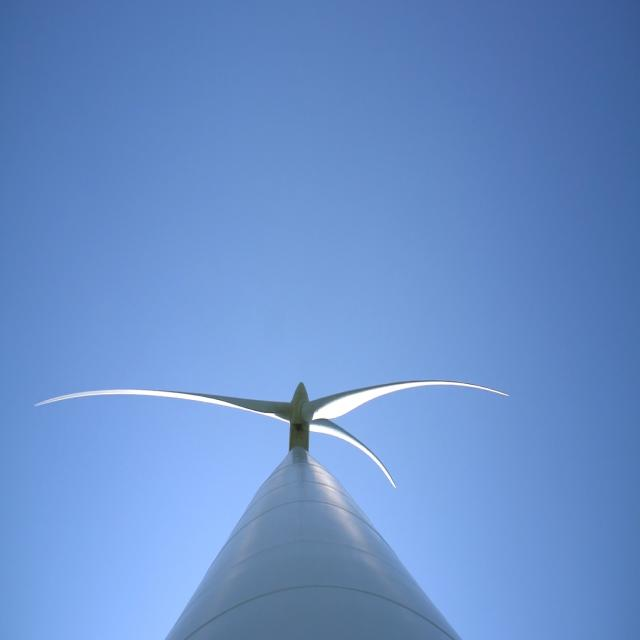
#> input picture YOLO/test/images/MAH02363_MP4-0013_jpg.rf.8d02def2e3b505f72d4e6aa623b5ec39.jpg, 640 x 640 px, given in place of MAH02371.MP4, which was not available
$ python Blade_Detect.py
#> lines starting #> are read from the running program, lines starting #| are printed output that depends on the picture; after the words box and inside, x2 and y2 are one past the last pixel; in counts of white or black regions, pixels touching at a corner belong together; pictures that were not available may be replaced by others from this repository, and a replacement may not be noted
import cv2
import numpy as np

# Load the video
video_path = "C:\\Users\\daouiaouissem\\Desktop\\Test_Technique\\DataPart2\\DataPart2\\MAH02371.MP4"

cap = cv2.VideoCapture(video_path)

# Pre-process Each Frame
def preprocess_frame(frame):
    gray = cv2.cvtColor(frame, cv2.COLOR_BGR2GRAY)
    blurred = cv2.GaussianBlur(gray, (5, 5), 0)
    edges = cv2.Canny(blurred, 50, 150)
    return edges

# Detect Contours
def detect_contours(edges):
    contours, _ = cv2.findContours(edges, cv2.RETR_TREE, cv2.CHAIN_APPROX_SIMPLE)
    return contours

# Identify the Blades
def filter_blades(contours):
    blades = []
    for contour in contours:
        approx = cv2.approxPolyDP(contour, 0.02 * cv2.arcLength(contour, True), True)
        if len(approx) == 4:  # Assuming blades are roughly quadrilateral
            blades.append(contour)
    return blades

# Calculate the angle of a point relative to the hub
def calculate_angle(centroid, hub_position):
    return np.arctan2(centroid[1] - hub_position[1], centroid[0] - hub_position[0])

# Assign number  to Blades
def assign_blade_ids(blades, hub_position, last_angles):
    blade_ids = []
    current_angles = []

    for blade in blades:
        M = cv2.moments(blade)
        if M['m00'] == 0:
            continue
        cx = int(M['m10'] / M['m00'])
        cy = int(M['m01'] / M['m00'])
        centroid = np.array([cx, cy])

        angle = calculate_angle(centroid, hub_position)
        current_angles.append((blade, angle))

    current_angles.sort(key=lambda x: x[1])

    for i, (blade, angle) in enumerate(current_angles):
        if len(last_angles) >= 3:
            previous_angle = last_angles[i % 3][1]
            if abs(angle - previous_angle) < np.pi / 4:
                blade_ids.append((blade, i % 3 + 1))
            else:
                blade_ids.append((blade, i % 3 + 1))
        else:
            blade_ids.append((blade, i % 3 + 1))

    return blade_ids, current_angles

# Visualize the Detected Blades
def draw_blades(frame, blade_ids):
    for blade, blade_id in blade_ids:
        cv2.drawContours(frame, [blade], -1, (0, 255, 0), 3)
        M = cv2.moments(blade)
        if M['m00'] != 0:
            cx = int(M['m10'] / M['m00'])
            cy = int(M['m01'] / M['m00'])
            cv2.putText(frame, f'Blade {blade_id}', (cx, cy), cv2.FONT_HERSHEY_SIMPLEX, 0.6, (255, 0, 0), 2)
    return frame

# Define the codec and create VideoWriter object
fourcc = cv2.VideoWriter_fourcc(*'mp4v')  # Codec for .mp4 files
output_path = 'output_video.mp4'
out = cv2.VideoWriter(output_path, fourcc, 20.0, (int(cap.get(3)), int(cap.get(4))))

previous_blades = {}
hub_position = (int(cap.get(3) / 2), int(cap.get(4) / 2))
last_angles = []

while cap.isOpened():
    ret, frame = cap.read()
#> frame is the input picture: shape (640, 640, 3); mean B, G, R 202.6, 143.8, 105.5
    if not ret:
        break

    edges = preprocess_frame(frame)
#> in preprocess_frame, `gray = cv2.cvtColor(frame, cv2.COLOR_BGR2GRAY)`:
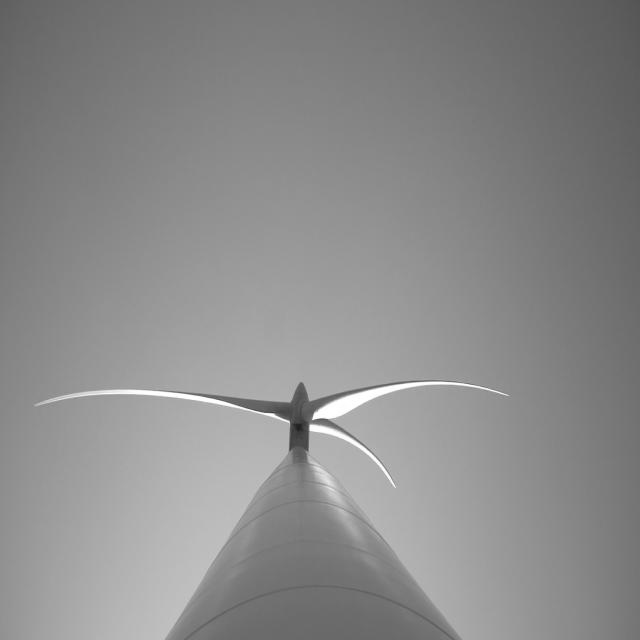
#> gray: shape (640, 640); min 30, max 255, mean 139.1
#> in preprocess_frame, `edges = cv2.Canny(blurred, 50, 150)`:
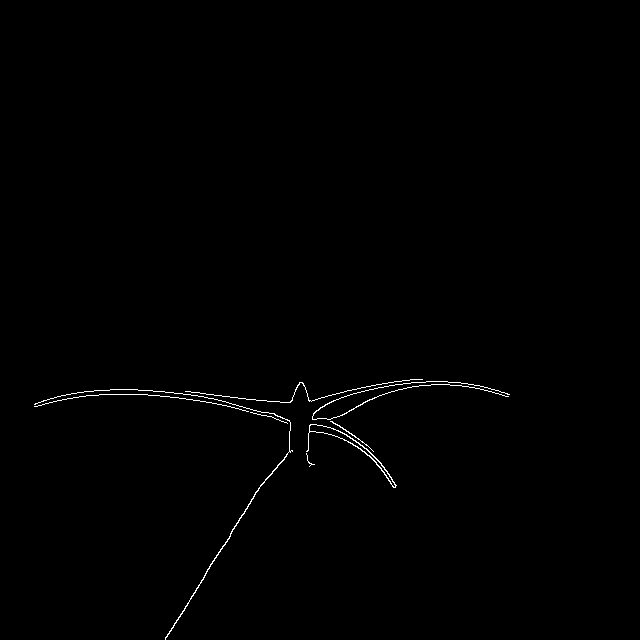
#> edges: shape (640, 640); 0.48% white in thin lines or dots, all inside (x1, y1, x2, y2) = (34, 379, 510, 640)
    contours = detect_contours(edges)
#> in detect_contours, `contours, _ = cv2.findContours(edges, cv2.RETR_TREE, cv2.CHAIN_APPROX_..`: contours = 9 contours, 5 with area under 20; largest, box (x1, y1, x2, y2) and area: (306, 424, 397, 488) 526, (309, 424, 396, 488) 434, (34, 389, 293, 640) 127, (312, 381, 510, 420) 31
    blades = filter_blades(contours)
#> the loop in filter_blades, `for contour in contours:` made 9 passes
#> approx on passes 4 to 7: [[330, 421], [373, 451], [354, 435]], [[250, 412], [271, 416], [287, 423], [271, 416]], [[34, 406], [147, 394], [248, 411], [147, 394]], [[35, 403], [290, 422], [165, 639], [289, 420]]
#> after the loop in filter_blades, `for contour in contours:`: blades = 3 contours, 2 with area under 20; largest, box (x1, y1, x2, y2) and area: (34, 389, 293, 640) 127
    blade_ids, last_angles = assign_blade_ids(blades, hub_position, last_angles)
#> the loop in assign_blade_ids, `for blade in blades:` made 3 passes
#> (cx, cy, angle) on pass 3: (226, 531, 1.99)
#> after the loop in assign_blade_ids, `for blade in blades:`: current_angles = 1 item
#> the loop in assign_blade_ids, `for i, (blade, angle) in enumerate(current_angles):` made 1 pass
#> angle on pass 1: 1.99
#> blade_ids = 1 item; last_angles = 1 item
    output_frame = draw_blades(frame, blade_ids)
#> the loop in draw_blades, `for blade, blade_id in blade_ids:` made 1 pass
#> (blade_id, cx, cy) on pass 1: (1, 226, 531)
#> after the loop in draw_blades, `for blade, blade_id in blade_ids:`:
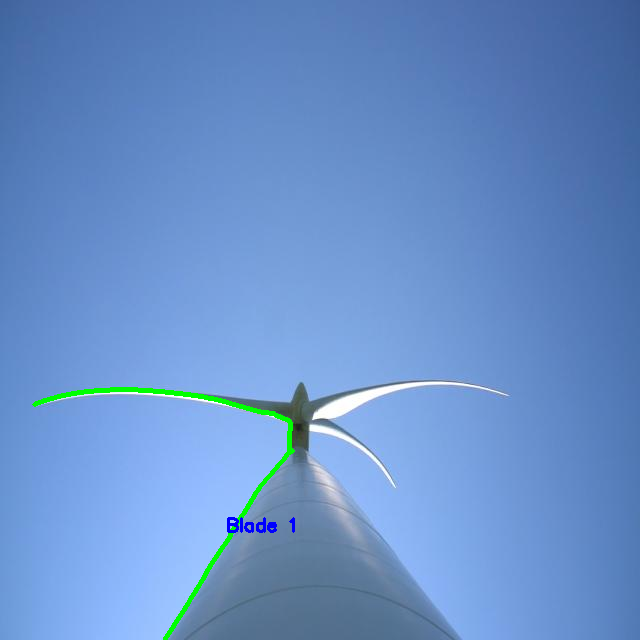
#> frame: shape (640, 640, 3); 0.72% of pixels changed, all inside (x1, y1, x2, y2) = (32, 387, 295, 640)

    # Write the frame to the output video
    out.write(output_frame)

    cv2.imshow('Wind Turbine Detection', output_frame)
    if cv2.waitKey(1) & 0xFF == ord('q'):
#> (key q is pressed here)
        break

cap.release()
out.release()
cv2.destroyAllWindows()
